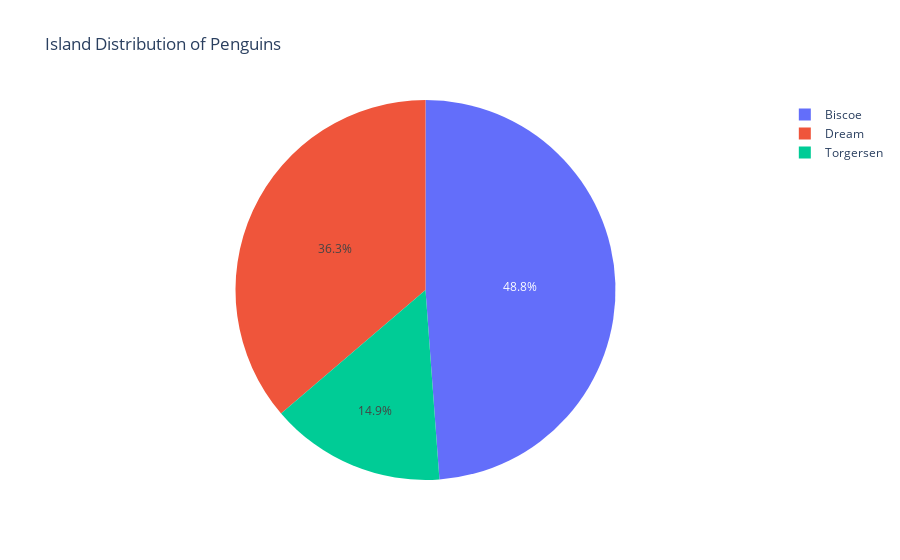

The code cell stored with this chart in its notebook:
### Markdown cell above
Island Distribution: Visualize the count of penguins on each island using a pie chart.

### Code cell
island_distribution_pie = px.pie(palmer_penguins_dataset_copy, names='island', title='Island Distribution of Penguins')
island_distribution_pie

### Figure 1 — Plotly figure (JSON) as saved in the notebook; plotly's stock layout.template omitted (floating-point values rounded to 4 significant figures; data arrays with more than 128 entries replaced by an {"elided": "..."} marker saying what was removed)
{"data": [{"domain": {"x": [0, 1], "y": [0, 1]}, "hovertemplate": "island=%{label}<extra></extra>", "labels": {"elided": "342 str values"}, "legendgroup": "", "name": "", "showlegend": true, "type": "pie"}], "layout": {"legend": {"tracegroupgap": 0}, "title": {"text": "Island Distribution of Penguins"}}}
